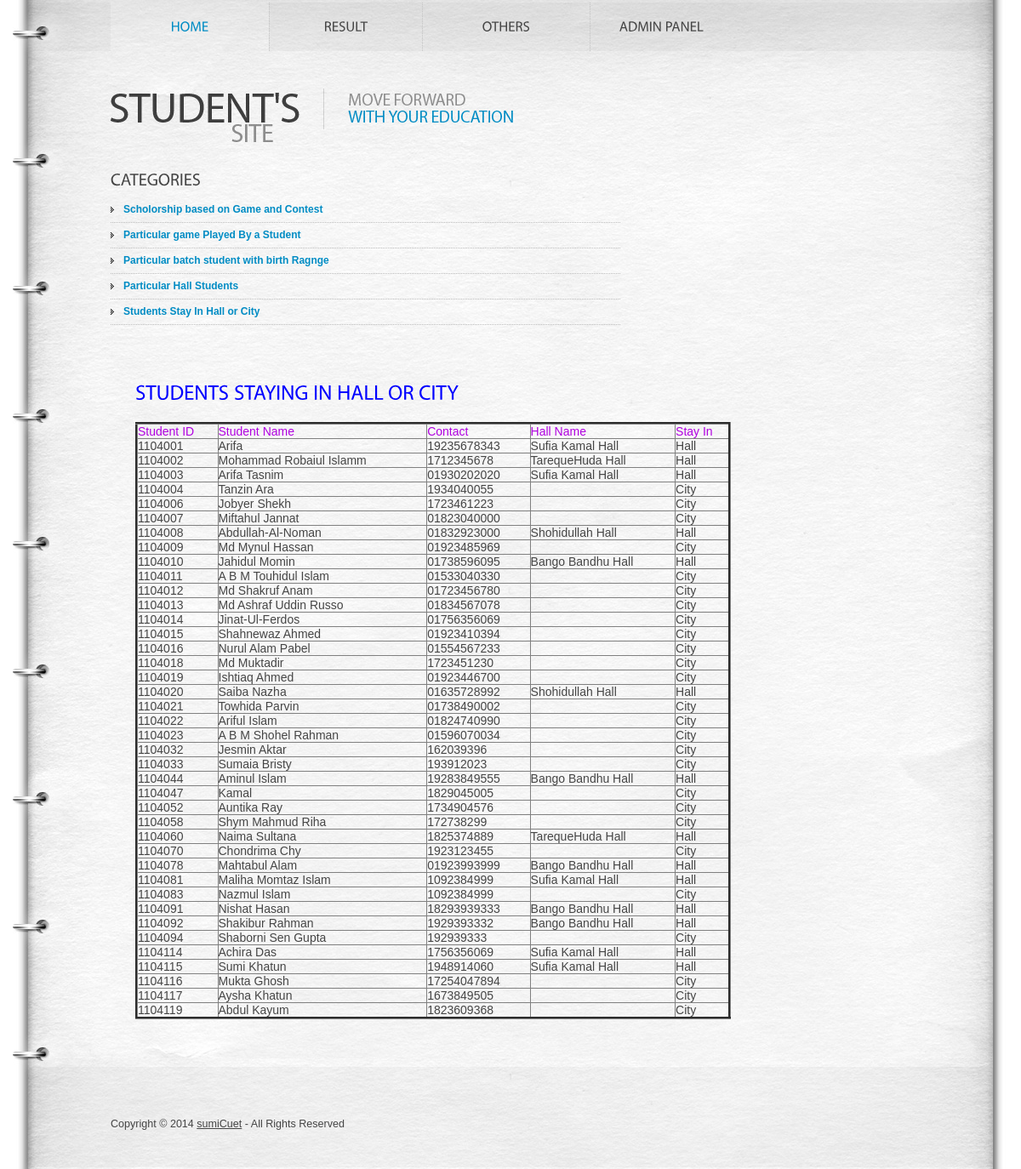
The app's page /StudentInfoIndex/hall_city_student.php with its own data.
### tables this page shows
CREATE TABLE IF NOT EXISTS `student_personal_info` (
  `student_id` int(7) NOT NULL,
  `student_name` varchar(50) NOT NULL,
  `birth_year` int(4) NOT NULL,
  `district_id` int(2) NOT NULL,
  `contact` varchar(11) NOT NULL,
  `email_address` varchar(50) NOT NULL
);

### StudentInfoIndex/hall_city_student.php (the view, shortened to what this page needs)
<!DOCTYPE html>
<html lang="en">
<head>
<link rel="stylesheet" href="css1/reset.css" type="text/css" media="all">
<link rel="stylesheet" href="css1/style.css" type="text/css" media="all">
</head>
<body id="page1">
<div class="wrap">
  <header>
    <div class="container">
      <h1><a href="#">Student's site</a></h1>
      <nav>
         <ul>
                    <li class="current"><a href="home.php" class="m1">Home</a></li>
                    <li><a href="menu_result.php" class="m2">Result</a></li>
                    <li><a href="menu_others.php" class="m4">Others</a></li>
                    <li class="last"><a href="adminpanel.php" class="m5">Admin Panel</a></li>
                </ul>
      </nav>
    </div>
  </header>
  <div class="container">
  <aside id="aside">
    <h3>Categories</h3>
     <ul class="categories">
         <li><span><a href="special_scholorship.php">Scholorship based on Game and Contest</a></span></li>
         <li><span><a href="game_wise_student.php">Particular game Played By a Student</a></span></li>
         <li><span><a href="see_particular_batch_student_birth_between.1.php">Particular batch student with birth Ragnge</a></span></li>
          <li><span><a href="see_particular_hall_student.php">Particular Hall Students</a></span></li>
           <li><span><a href="hall_city_student.php">Students Stay In Hall or City</a></span></li>
      </ul>
    </aside>
    <section id="content">
      <div class="inside">
      <table border="3" cellpadding="2" cellspacing="5" bgcolor="#des34" width="700" >
        <h2><font color="blue">Students Staying in Hall or City</font></h2>
        <thead>
          <td><font color="blure">Student ID</font></td>
          <td><font color="blure">Student Name</font></td>
          <td><font color="blure">Contact</font></td>
           <td><font color="blure">Hall Name</font></td>
           <td><font color="blure">Stay In</font></td>
          </thead>
         <?php
         require 'connect.inc.php';
         $sql="SELECT a.`student_id` AS id,a.`student_name` AS name,a.`contact` AS contact,hh.`hall_name` AS `hal_name`,
                                            (case hh.`hall_name`
                                             when hh.`hall_name` not LIKE '%' then \"Hall\"
                                             else \"City\"
                                             end
                                              ) `type`
                                FROM `student_personal_info` a
                                LEFT JOIN
                                (
                                    SELECT b.`student_id`,h.`hall_name`
                                    FROM `students_hall` b ,`hall_info` h
                                    WHERE b.`hall_id`=h.`hall_id`
                                    ) hh
                                ON(a.`student_id`=hh.`student_id`)
                                WHERE a.`student_id` LIKE '1104%'
                                ORDER BY a.`student_id`  ASC
                   ";
         $query=mysqli_query($con_db,$sql);
        while($row=mysqli_fetch_assoc($query)) {
          $id=$row['id'];
          $name=$row['name'];
          $contact=$row['contact'];
          $hall=$row['hal_name'];
          $status=$row['type'];
         echo  "<tr>";
           echo  "<td>".$id."</td>";
          echo  "<td>".$name."</td>";
           echo "<td>".$contact."</td>";
           echo "<td>".$hall."</td>";
           echo "<td>".$status."</td>";
           echo "</tr>";
 }
    ?>
       </table>
      </div>
    </section>
  </div>
</div>
<footer>
  <div class="footerlink">
    <p class="lf">Copyright &copy; 2014 <a href="https://www.facebook.com/sumi.mim.33" target="blank">sumiCuet</a> - All Rights Reserved</p>
  </div>
</footer>
</body>
</html>

### StudentInfoIndex/css1/style.css (style rules this page uses)
article, aside, audio, canvas, command, datalist, details, embed, figcaption, figure, footer, header, hgroup, keygen, meter, nav, output, progress, section, source, video { display:block; }
body { background:#fff; font-family:Arial, Helvetica, sans-serif; font-size:100%; line-height:1em; color:#454545; }
html { min-width:940px; }
html, body { height:100%; }
.container { margin:0 auto; width:940px; overflow:hidden; font-size:.875em; padding-bottom:176px; }
header { background:url(../images/header-bg.jpg) no-repeat center top; min-width:940px; }
header .container { height:194px; position:relative; padding:0; }
section#content { float:left; width:691px; }
aside { width:219px; float:left; margin-right:30px; padding:5px 0 0 0; }
.wrap { height:auto !important; height:100%; min-height:100%; background:url(../images/tail-middle.jpg) repeat-y center 194px; min-width:940px; }
.categories { padding-bottom:37px; }
.categories li { font-weight:bold; font-size:.857em; padding-bottom:8px; margin-bottom:6px; background:url(../images/divider1.gif) repeat-x left bottom; }
.categories li span { display:block; padding-left:15px; height:1%; background:url(../images/marker.gif) no-repeat left 5px; }
.categories li a { text-decoration:none; color:#008cc4; }
p { margin-bottom:16px; line-height:1.429em; }
a { color:#ff7b01; outline:none; }
h1 { text-indent:-9999px; }
h1 a { width:473px; height:63px; position:absolute; left:0; top:104px; background:url(../images/logo.jpg) no-repeat left top; }
h2 { font-size:24px; line-height:1.2em; text-transform:uppercase; margin-bottom:20px; }
h3 { font-size:20px; line-height:1.2em; text-transform:uppercase; margin-bottom:15px; }
header nav { position:absolute; left:0; top:3px; }
header nav ul li { float:left; font-size:16px; line-height:1.2em; text-transform:uppercase; padding-right:1px; background:url(../images/divider.gif) repeat-y right top; }
header nav ul li.last { background:none; padding:0; }
header nav ul li a { color:#454545; text-decoration:none; display:block; float:left; text-align:center; padding:18px 0 20px 0; background-repeat:no-repeat; background-position:left top; }
header nav ul li.current a, header nav ul li a:hover { color:#008cc4; }
header nav ul li a.m1 { width:186px; }
header nav ul li.current a.m1 { background-image:url(../images/m1-act.jpg); }
header nav ul li a.m2 { width:179px; }
header nav ul li a.m4 { width:196px; }
header nav ul li a.m5 { width:167px; }
#content .inside { padding:22px 20px 0 29px; }
footer { background:url(../images/footer-bg.png) no-repeat center top; margin-top:-120px; min-width:940px; }
footer .footerlink { margin:0 auto; width:940px; height:60px; padding-top:60px; color:#454545; font-size:.785em; line-height:1.429em; }
.footerlink p { margin:0; padding:0; line-height:normal; white-space:nowrap; text-indent:inherit; color:#454545; }
.footerlink a { color:#454545; font-weight:normal; margin:0; padding:0; border:none; text-decoration:underline; background-color:transparent; }
.footerlink .lf { float:left; }
a { outline:none; }

### StudentInfoIndex/hall_city_student.php (style rules this page uses)
#aside { width: 600px; }

### records on screen
student_personal_info: student_id "1104001", student_name "Arifa", contact "19235678343", hall "Sufia Kamal Hall", status "Hall"
student_personal_info: student_id "1104002", student_name "Mohammad Robaiul Islamm", contact "1712345678", hall "TarequeHuda Hall", status "Hall"
student_personal_info: student_id "1104003", student_name "Arifa Tasnim", contact "01930202020", hall "Sufia Kamal Hall", status "Hall"
student_personal_info: student_id "1104004", student_name "Tanzin Ara", contact "1934040055", status "City"
student_personal_info: student_id "1104006", student_name "Jobyer Shekh", contact "1723461223", status "City"
student_personal_info: student_id "1104007", student_name "Miftahul Jannat", contact "01823040000", status "City"
student_personal_info: student_id "1104008", student_name "Abdullah-Al-Noman", contact "01832923000", hall "Shohidullah Hall", status "Hall"
student_personal_info: student_id "1104009", student_name "Md Mynul Hassan", contact "01923485969", status "City"
student_personal_info: student_id "1104010", student_name "Jahidul Momin", contact "01738596095", hall "Bango Bandhu Hall", status "Hall"
student_personal_info: student_id "1104011", student_name "A B M Touhidul Islam", contact "01533040330", status "City"
student_personal_info: student_id "1104012", student_name "Md Shakruf Anam", contact "01723456780", status "City"
student_personal_info: student_id "1104013", student_name "Md Ashraf Uddin Russo", contact "01834567078", status "City"
student_personal_info: student_id "1104014", student_name "Jinat-Ul-Ferdos", contact "01756356069", status "City"
student_personal_info: student_id "1104015", student_name "Shahnewaz Ahmed", contact "01923410394", status "City"
student_personal_info: student_id "1104016", student_name "Nurul Alam Pabel", contact "01554567233", status "City"
student_personal_info: student_id "1104018", student_name "Md Muktadir", contact "1723451230", status "City"
student_personal_info: student_id "1104019", student_name "Ishtiaq Ahmed", contact "01923446700", status "City"
student_personal_info: student_id "1104020", student_name "Saiba Nazha", contact "01635728992", hall "Shohidullah Hall", status "Hall"
student_personal_info: student_id "1104021", student_name "Towhida Parvin", contact "01738490002", status "City"
student_personal_info: student_id "1104022", student_name "Ariful Islam", contact "01824740990", status "City"
student_personal_info: student_id "1104023", student_name "A B M Shohel Rahman", contact "01596070034", status "City"
student_personal_info: student_id "1104032", student_name "Jesmin Aktar", contact "162039396", status "City"
student_personal_info: student_id "1104033", student_name "Sumaia Bristy", contact "193912023", status "City"
student_personal_info: student_id "1104044", student_name "Aminul Islam", contact "19283849555", hall "Bango Bandhu Hall", status "Hall"
student_personal_info: student_id "1104047", student_name "Kamal", contact "1829045005", status "City"
student_personal_info: student_id "1104052", student_name "Auntika Ray", contact "1734904576", status "City"
student_personal_info: student_id "1104058", student_name "Shym Mahmud Riha", contact "172738299", status "City"
student_personal_info: student_id "1104060", student_name "Naima Sultana", contact "1825374889", hall "TarequeHuda Hall", status "Hall"
student_personal_info: student_id "1104070", student_name "Chondrima Chy", contact "1923123455", status "City"
student_personal_info: student_id "1104078", student_name "Mahtabul Alam", contact "01923993999", hall "Bango Bandhu Hall", status "Hall"
student_personal_info: student_id "1104081", student_name "Maliha Momtaz Islam", contact "1092384999", hall "Sufia Kamal Hall", status "Hall"
student_personal_info: student_id "1104083", student_name "Nazmul Islam", contact "1092384999", status "City"
student_personal_info: student_id "1104091", student_name "Nishat Hasan", contact "18293939333", hall "Bango Bandhu Hall", status "Hall"
student_personal_info: student_id "1104092", student_name "Shakibur Rahman", contact "1929393332", hall "Bango Bandhu Hall", status "Hall"
student_personal_info: student_id "1104094", student_name "Shaborni Sen Gupta", contact "192939333", status "City"
student_personal_info: student_id "1104114", student_name "Achira Das", contact "1756356069", hall "Sufia Kamal Hall", status "Hall"
student_personal_info: student_id "1104115", student_name "Sumi Khatun", contact "1948914060", hall "Sufia Kamal Hall", status "Hall"
student_personal_info: student_id "1104116", student_name "Mukta Ghosh", contact "17254047894", status "City"
student_personal_info: student_id "1104117", student_name "Aysha Khatun", contact "1673849505", status "City"
student_personal_info: student_id "1104119", student_name "Abdul Kayum", contact "1823609368", status "City"
